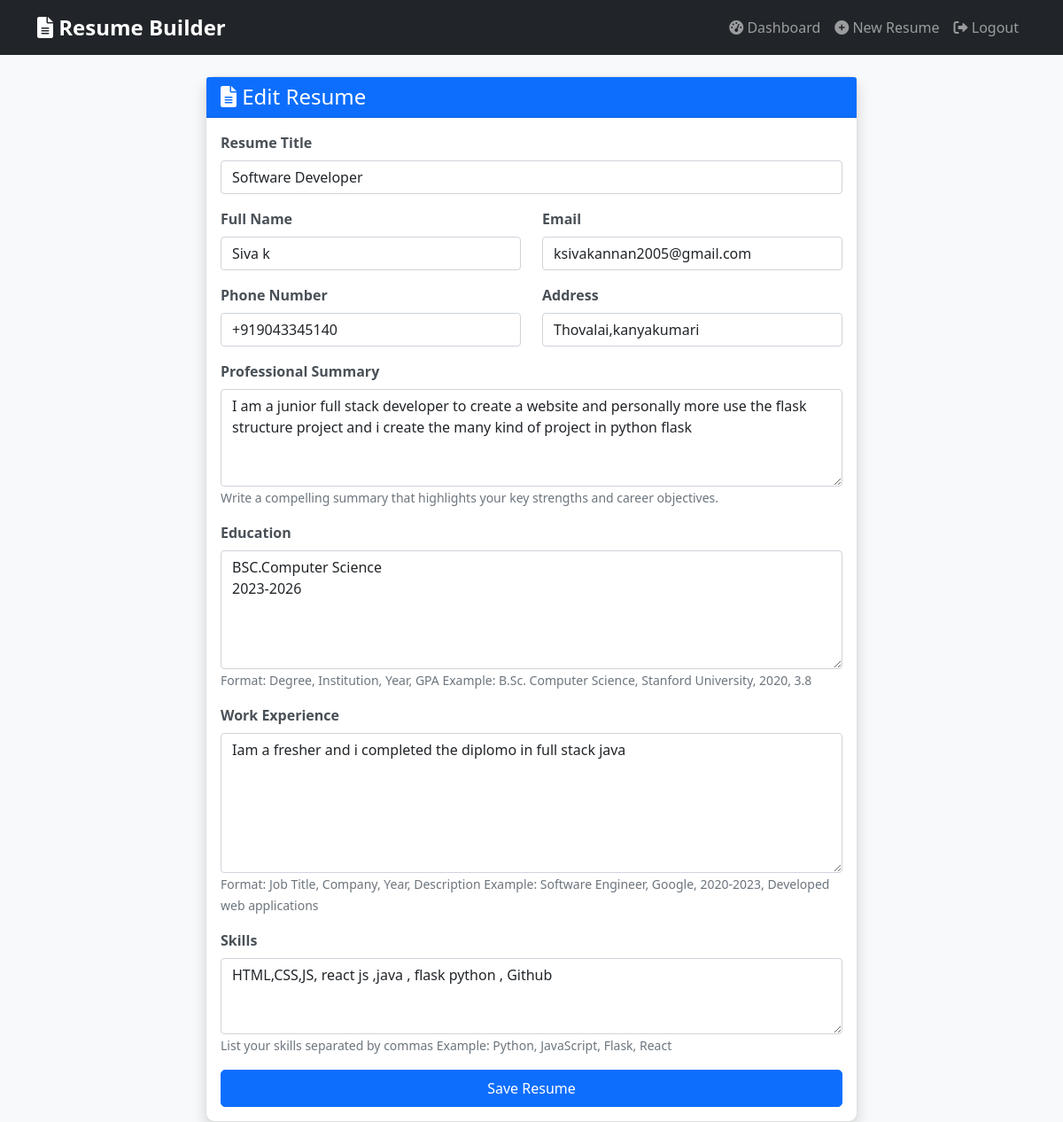
The page /edit_resume/1 (signed in) on the database its author committed.
### models.py (models this page shows)
class Resume(db.Model):
    id = db.Column(db.Integer, primary_key=True)
    user_id = db.Column(db.Integer, db.ForeignKey('user.id'), nullable=False)
    title = db.Column(db.String(100), nullable=False)
    full_name = db.Column(db.String(100))
    email = db.Column(db.String(120))
    phone = db.Column(db.String(20))
    address = db.Column(db.String(200))
    summary = db.Column(db.Text)
    education = db.Column(db.Text)
    experience = db.Column(db.Text)
    skills = db.Column(db.Text)
    created_at = db.Column(db.DateTime, default=datetime.utcnow)
    updated_at = db.Column(db.DateTime, default=datetime.utcnow, onupdate=datetime.utcnow)

### app.py (the view, shortened to what this page needs)
@app.route('/edit_resume/<int:resume_id>', methods=['GET', 'POST'])
@login_required
def edit_resume(resume_id):
    resume = Resume.query.get_or_404(resume_id)
    if resume.user_id != current_user.id:
        flash('Access denied.', 'danger')
        return redirect(url_for('dashboard'))
    form = ResumeForm()
    form.title.data = resume.title
    form.full_name.data = resume.full_name
    form.email.data = resume.email
    form.phone.data = resume.phone
    form.address.data = resume.address
    form.summary.data = resume.summary
    form.education.data = resume.education
    form.experience.data = resume.experience
    form.skills.data = resume.skills
    return render_template('build_resume.html', form=form, edit_mode=True, resume_id=resume_id)

### forms.py
class ResumeForm(FlaskForm):
    title = StringField('Resume Title', validators=[DataRequired()])
    full_name = StringField('Full Name', validators=[DataRequired()])
    email = StringField('Email', validators=[DataRequired(), Email()])
    phone = StringField('Phone Number')
    address = StringField('Address')
    summary = TextAreaField('Professional Summary', validators=[DataRequired()])
    education = TextAreaField('Education', validators=[DataRequired()],
                              description='Format: Degree, Institution, Year, GPA\nExample: B.Sc. Computer Science, Stanford University, 2020, 3.8')
    experience = TextAreaField('Work Experience', validators=[DataRequired()],
                               description='Format: Job Title, Company, Year, Description\nExample: Software Engineer, Google, 2020-2023, Developed web applications')
    skills = TextAreaField('Skills', validators=[DataRequired()],
                          description='List your skills separated by commas\nExample: Python, JavaScript, Flask, React')
    submit = SubmitField('Save Resume')

### app.py (called while the page is built)
@login_manager.user_loader
def load_user(user_id):
    return User.query.get(int(user_id))

### templates/build_resume.html (shortened to what this page needs)
{% extends "base.html" %}
{% block content %}
<div class="row justify-content-center">
    <div class="col-lg-8">
        <div class="card shadow">
            <div class="card-header bg-primary text-white">
                <h4 class="mb-0"><i class="fas fa-file-alt"></i> {{ 'Edit' if edit_mode else 'Build Your' }} Resume</h4>
            </div>
            <div class="card-body">
                <form method="POST" action="">
                    <div class="mb-3">
                        {{ form.title.label(class="form-label") }}
                        {{ form.title(class="form-control", placeholder="e.g., Software Engineer Resume") }}
                    </div>
                    <div class="row">
                        <div class="col-md-6 mb-3">
                            {{ form.full_name.label(class="form-label") }}
                            {{ form.full_name(class="form-control") }}
                        </div>
                        <div class="col-md-6 mb-3">
                            {{ form.email.label(class="form-label") }}
                            {{ form.email(class="form-control") }}
                        </div>
                    </div>
                    <div class="row">
                        <div class="col-md-6 mb-3">
                            {{ form.phone.label(class="form-label") }}
                            {{ form.phone(class="form-control", placeholder="+1 234 567 8900") }}
                        </div>
                        <div class="col-md-6 mb-3">
                            {{ form.address.label(class="form-label") }}
                            {{ form.address(class="form-control", placeholder="City, Country") }}
                        </div>
                    </div>
                    <div class="mb-3">
                        {{ form.summary.label(class="form-label") }}
                        {{ form.summary(class="form-control", rows=4, placeholder="A brief summary of your professional background and career goals...") }}
                        <small class="text-muted">Write a compelling summary that highlights your key strengths and career objectives.</small>
                    </div>
                    <div class="mb-3">
                        {{ form.education.label(class="form-label") }}
                        {{ form.education(class="form-control", rows=5, placeholder="Example:\nB.Sc. Computer Science, Stanford University, 2020, GPA: 3.8\nM.Sc. Data Science, MIT, 2022, GPA: 3.9") }}
                        <small class="text-muted">{{ form.education.description }}</small>
                    </div>
                    <div class="mb-3">
                        {{ form.experience.label(class="form-label") }}
                        {{ form.experience(class="form-control", rows=6, placeholder="Example:\nSoftware Engineer, Google, 2020-2023, Developed scalable web applications\nIntern, Microsoft, 2019, Assisted in cloud infrastructure") }}
                        <small class="text-muted">{{ form.experience.description }}</small>
                    </div>
                    <div class="mb-3">
                        {{ form.skills.label(class="form-label") }}
                        {{ form.skills(class="form-control", rows=3, placeholder="Python, JavaScript, Flask, React, SQL") }}
                        <small class="text-muted">{{ form.skills.description }}</small>
                    </div>
                    {{ form.submit(class="btn btn-primary w-100") }}
                </form>
            </div>
        </div>
    </div>
</div>
{% endblock %}

### static/css/style.css (style rules this page uses)
body { font-family: 'Segoe UI', Tahoma, Geneva, Verdana, sans-serif; background-color: #f8f9fa; }
.card { border-radius: 10px; transition: transform 0.2s, box-shadow 0.2s; }
.btn { border-radius: 5px; padding: 0.5rem 1.5rem; }
.form-label { font-weight: 600; color: #495057; }
.fade-in { animation: fadeIn 0.5s ease-in; }

### rows shown on the page
Resume: title "Software Developer", full_name "Siva k", email "ksivakannan2005@gmail.com", phone "+919043345140", address "Thovalai,kanyakumari", summary "I am a junior full stack developer to create a website and personally more use the flask structure project and i create the many kind of project in python flask", education "BSC.Computer Science 2023-2026", experience "Iam a fresher and i completed the diplomo in full stack java", skills "HTML,CSS,JS, react js ,java , flask python , Github"

### other values the page prints
{{ 'Edit' if edit_mode else 'Build Your' }} "Edit"
